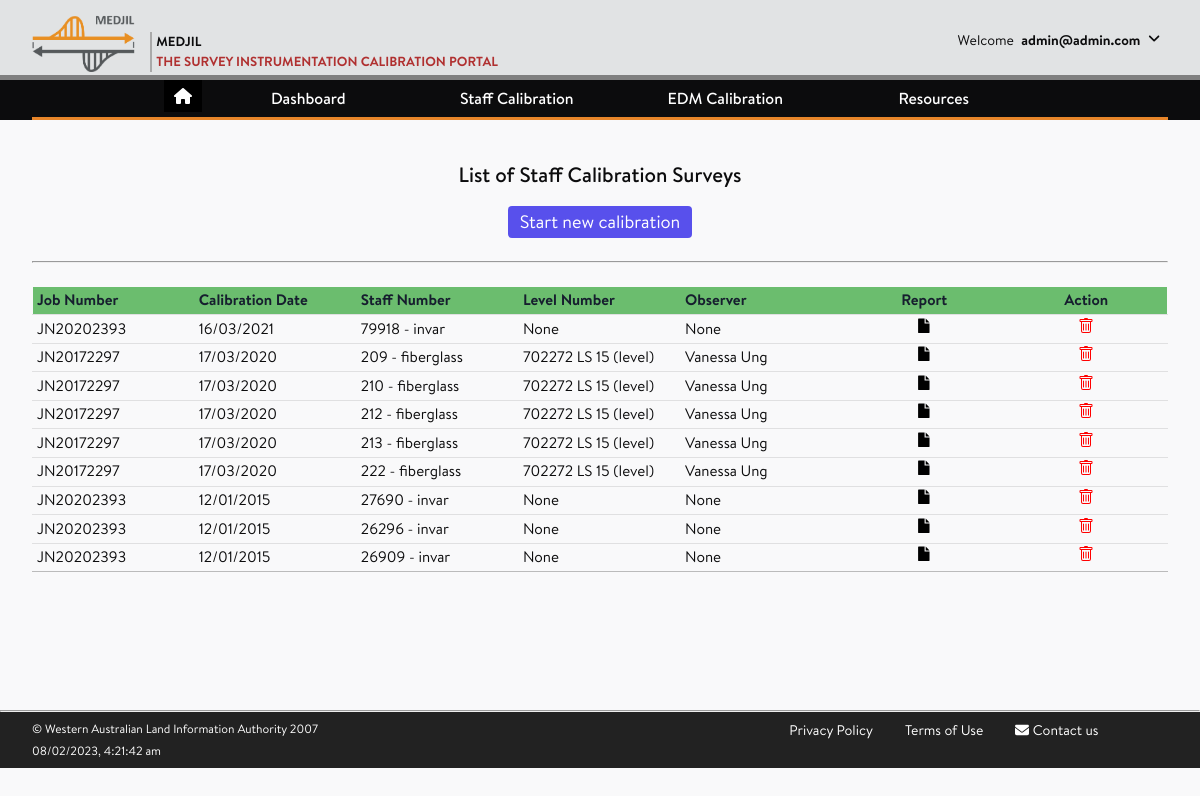
The app's page /staffcalibration/ (signed in) with its own data.
### accounts/models.py (models this page shows, shortened)
class CustomUser(AbstractUser):
    company = models.ForeignKey(
                                Company,
                                on_delete = models.SET_NULL,
                                blank = True,
                                null = True,
    )
    username = None
    email = LowerCaseEmailField(_('email address'),
                                max_length = 150,
                                unique=True,
                                error_messages = {
                                    'unique': _("The user with that email address already exists.")
                                })
    USERNAME_FIELD = 'email'
    REQUIRED_FIELDS = []
    objects = CustomUserManager()

### staffcalibration/models.py (models this page shows, shortened)
class StaffCalibrationRecord(models.Model):
    id = models.UUIDField(primary_key=True, default=uuid.uuid4, help_text='Unique ID for this calibration record')
    site_id = models.ForeignKey(CalibrationSite,
                                    limit_choices_to=Q(site_type = 'staff_range') | Q(site_type = 'staff_lab'),
                                    on_delete = models.RESTRICT,
                                    null = True,
                                    blank = True,
                                    verbose_name = 'Calibration Site')
    job_number = models.CharField(max_length=15,
                                    help_text = "Enter a job number, e.g., JN20222511",
                                    verbose_name = 'Job Number')
    inst_staff = models.ForeignKey(Staff,
                                    null=True,
                                    on_delete = models.RESTRICT,
                                    verbose_name = 'Staff Number')
    inst_level = models.ForeignKey(DigitalLevel,
                                    on_delete = models.RESTRICT,
                                    null = True,
                                    blank = True,
                                    verbose_name = 'Level Number')
    scale_factor = models.FloatField(null=True,
                                        validators = [MinValueValidator(0.99), MaxValueValidator(1.003)],
                                        help_text = "Enter the correction factor provided in the Certificate.",
                                        verbose_name = "Scale Factor")
    grad_uncertainty = models.FloatField(null=True,
                                        blank=True,
                                        validators = [MinValueValidator(0), MaxValueValidator(0.1)],
                                        help_text = "Enter the graduation uncertainty, if provided in the certificate.",
                                        verbose_name = "Graduation Uncertainty")
    standard_temperature = models.FloatField(default=25.0, null = True, help_text = "Temperature at which the Scale Factor is valid.")
    observed_temperature = models.FloatField(null = True, blank=True, help_text = "Average temperature observed during the observation.")
    field_file = models.FileField(upload_to = get_upload_to_fieldfile,
                                        null=True,
                                        blank=True,
                                        help_text = 'Upload the ASCII file generated by the level instrument',
                                        verbose_name= 'Field Data')
    field_book = models.FileField(upload_to = get_upload_to_fieldbook,
                                        null=True,
                                        blank=True,
                                        help_text = 'Upload the field book in pdf/jpg/tif format',
                                        verbose_name= 'Field Book')
    observer_isme = models.BooleanField(default=False, verbose_name = "I am the Observer")
    observer = models.CharField(max_length=50, null=True, blank=True)
    calibration_date = models.DateField(help_text = "Date of observation/measurement taken.",
                                        null=True)
    calibration_report = models.FileField(upload_to = get_upload_to_calibreport,
                                    null=True,
                                    blank=True,
                                    help_text = "Calibration report/certificate in pdf/jpg/tif format.",
                                    verbose_name= 'Calibration certificate')
    created_on = models.DateTimeField(auto_now_add=True, null=True)
    modified_on = models.DateTimeField(auto_now=True, null=True)
    class Meta:
        ordering = ['inst_staff', 'calibration_date']
        unique_together = ['job_number', 'inst_staff', 'calibration_date']

### instruments/models.py (models this page shows, shortened)
class Staff(models.Model):
    staff_model = models.ForeignKey(InstrumentModel,
                                    limit_choices_to={'inst_type__exact': 'staff'},
                                    on_delete = models.CASCADE, null = True)
    staff_owner = models.ForeignKey(Company, on_delete = models.SET_NULL, null = True)
    staff_number = models.CharField(max_length=15,
                                    help_text="Enter the instrument number")
    staff_types = (
                ( None, 'Select one of the following'),
                ('invar','Invar'),
                ('fiberglass','Fiber glass'),
                ('wood','Wood'),
                ('aluminium','Aluminium'),
                ('steel','Steel'),
                ('epoxy','Carbon/epoxy'),
                ('e_glass','E-glass'),
                ('s2_glass','S2-glass'),)
    staff_type = models.CharField(max_length=10,
                 choices=staff_types)
    staff_length = models.FloatField(
                                    validators = [MinValueValidator(1.0), MaxValueValidator(5.0)],
                                    help_text="Staff length in meters",
                                    verbose_name = "Staff length (in metres)")
    thermal_coefficient =  models.FloatField(
                                    null=True,
                                    validators = [MinValueValidator(-100), MaxValueValidator(100)],
                                    help_text="Coefficient of expansion in ppm units- e.g., Fibreglass: 10.0, Carbon: 3.0",
                                    verbose_name = "CoE (in ppm)")
    created_on = models.DateTimeField(auto_now_add=True, null=True)
    modified_on = models.DateTimeField(auto_now=True, null=True)
    class Meta:
        unique_together = ['staff_number', 'staff_owner']
        ordering= ['staff_number']
    def __str__(self):
        return f'{self.staff_number} - {self.staff_type}'

class DigitalLevel(models.Model):
    level_owner = models.ForeignKey(Company, on_delete = models.SET_NULL, null = True)
    level_number = models.CharField(max_length=15, validators=[MinLengthValidator(4)],
                                    help_text="Enter the instrument number")
    level_model = models.ForeignKey(InstrumentModel,
                                    limit_choices_to={'inst_type__exact': 'level'},
                                    on_delete = models.CASCADE, null = True)
    created_on = models.DateTimeField(auto_now_add=True, null=True)
    modified_on = models.DateTimeField(auto_now=True, null=True)
    class Meta:
        ordering = ['level_number','level_model']
        unique_together = ['level_number', 'level_owner']
    def __str__(self):
        return f'{self.level_number} {self.level_model}'

class InstrumentModel(models.Model):
    inst_types = (
                ( None, 'Select one of the following'),
                ('edm','Total Station EDM'),
                ('prism','Prism'),
                ('level','Digital Level'),
                ('staff','Barcoded Staff'),
                ('baro','Barometer'),
                ('thermo','Thermometer'),
                ('hygro','Hygrometer'),
                ('psy','Psychrometer'),
                ('others','Others'),)
    inst_type = models.CharField(max_length=6,
                 choices=inst_types,
                 verbose_name= 'instrument type',
                 null = True)
    make = models.ForeignKey(InstrumentMake, on_delete = models.CASCADE, null = True)
    model = models.CharField(max_length=25, validators=[MinLengthValidator(3)], help_text="e.g., LS15, DNA03, TS30, S9, SX12, GT-1200/600")
    class Meta:
        ordering = ['inst_type','make','model']
        unique_together = ('inst_type','make','model')
    def __str__(self):
        return f'{self.model} ({self.inst_type})'

### staffcalibration/views.py (the view)
# urls.py: path('', views.HomeView.as_view(), name='home'),
class HomeView(generic.ListView):
    model = StaffCalibrationRecord
    paginate_by = 25
    template_name = 'staffcalibration/staff_calibration_home.html'
    ordering = ['-calibration_date']

### staffcalibration/templates/staffcalibration/staff_calibration_home.html (shortened to what this page needs)
{% extends 'base_generic.html' %}
{% load static %}
{% block content %}
<article class="post">
    <div class="post-content">
      <br>
      <h2 class="text-center">List of Staff Calibration Surveys</h2>
      <div class="mt-2 flex justify-center">
        <a href="{% url 'staffcalibration:calibrate' %}" class="px-3 py-2 border border-transparent text-lg leading-4 rounded text-white bg-indigo-600 hover:bg-indigo-500 focus:outline-none focus:shadow-outline transition duration-150 ease-in-out">
            Start new calibration
        </a>
      </div>
      <br>
      {% if user.is_authenticated %}
      <hr>
      <br>
      	<table style="table-layout: fixed; width: 100%">
      		<tr>
      			<th class="text-left font-semibold text-base text-gray-900">Job Number</th>
  	    		<th class="text-left font-semibold text-base text-gray-900">Calibration Date</th>
  	    		<th class="text-left font-semibold text-base text-gray-900">Staff Number</th>
  	    		<th class="text-left font-semibold text-base text-gray-900">Level Number</th>
  	    		<th class="text-left font-semibold text-base text-gray-900">Observer</th>
  	    		<th class="text-center font-semibold text-base text-gray-900">Report</th>
            <th class="text-center font-semibold text-base text-gray-900">Action</th>
      		</tr>
          {% if object_list %}
        		{% for item in object_list %}
          		<tr>
          			<td class="font-regular text-left"> {{ item.job_number }}</td>
      	    		<td class="font-regular text-left"> {{ item.calibration_date|date:"d/m/Y" }} </td>
      	    		<td class="font-regular text-left"> {{ item.inst_staff }} </td>
      	    		<td class="font-regular text-left"> {{ item.inst_level }} </td>
      	    		<td class="font-regular text-left"> {{ item.observer }} </td>
      	    		<td class="font-regular text-center">
                  <a class="px-2" href="{% url 'staffcalibration:print_report' item.id %}" target="_blank" rel="noopener noreferrer">
                  </a>
                </td>
                <td class="font-regular text-center">
                  <a class="px-2" href="{% url 'staffcalibration:delete_record' item.id %}" onclick="return confirmation()">
                  </a>
                </td>
              </tr>
            {% endfor %}
          {% else %}
          <tr>
            <td colspan="6">There is currently no staff calibration record! Select the 'Add new calibration' button to start new calibration.</td>
          </tr>
          {% endif %}
      	</table>
      </div>
      {% endif %}
      <br>
</article>
{% endblock content %}

### templates/base_generic.html (shortened to what this page needs)
{% load static %}
<!DOCTYPE html>
<html lang="en">
<head>
    <link rel="stylesheet" href="https://cdnjs.cloudflare.com/ajax/libs/font-awesome/6.2.0/css/all.min.css" />
    <link rel="stylesheet" href="{% static 'main.css' %}">
    <link rel="stylesheet" href="{% static 'fonts/stylesheet.css' %}">
    <link rel="stylesheet" href="{% static 'style_ib.css' %}">
</head>
<body>
    <div class="page-wrap">
    <header class="page-header">
        <div class="wrapper">
            <div class="header-wrapper">
                <a class="header-logo" href="{% url 'home' %}">
                    <img src="{% static 'logo.png' %}" alt="Medjil">
                    <p>
                        <span>Medjil</span>
                        <span>The Survey Instrumentation Calibration Portal</span>
                    </p>
                </a>
                <div class="header-userinfo">
                        <div>
                            <span>Welcome</span>
                                {% if user.is_authenticated %}
                                    {% if not user.first_name %}
                                        <span><strong> {{ user.email }}</strong></span>
                                    {% else %}
                                        <span><strong>{{ user.first_name }}</strong></span>
                                    {% endif %}
                                {% endif %}
                                <span>
                                    <a href="#" id="header-toggle"><i class="fas fa-angle-down rotate" aria-hidden="true"></i></a>
                                </span>
                        </div>
                </div>
            </div>
        </div>
    </header>
    <nav class="page-nav">
        <div class="wrapper">
            <ul class="nav-links">
            		<li>
            				<ul>
            						<button class="btn_home"><a href="{% url 'home' %}"><i class="fa fa-home"></i></a></button>
            				</ul>
            		</li>
                <li class="nav-item has-subnav"><a tabindex="0">Dashboard</a>
                </li>
                <li class="nav-item has-subnav"><a tabindex="0">Staff Calibration</a>
                </li>
                <li class="nav-item has-subnav"><a tabindex="0">EDM Calibration </a>
                </li>
                <li class="nav-item has-subnav"><a tabindex="0">Resources</a>
                </li>
            </ul>
        </div>
    </nav>
    <main class="page-content">
        <div class="wrapper">
            {% block content %}
            {% endblock content %}
        </div>
    </main>
    <hr>
    <footer class="page-footer">
        <div class="wrapper">
            <div class="footer-row3">
                <div class="policy-col-1">
                    <a href="{% url 'terms' %}">Privacy Policy</a>
                    <a href="{% url 'terms' %}">Terms of Use</a>
                    <a href="mailto:geodesy@landgate.wa.gov.au"><i class="fas fa-envelope"></i> <span>Contact us</span></a>
                </div>
                <div class="policy-col-2">
                      <p>&#169; Western Australian Land Information Authority 2007</p>
                      <span id="current_time"></span>
                </div>
            </div>
        </div>
    </footer>
</body>
</html>

### assets/style_ib.css (style rules this page uses)
.btn_home { background-color: Black; border: none; color: White; cursor: pointer; }

### records on screen
CustomUser: email "admin@admin.com"
StaffCalibrationRecord: job_number "JN20202393", calibration_date "16/03/2021", inst_staff "79918 - invar", inst_level "None", observer "None"
StaffCalibrationRecord: job_number "JN20172297", calibration_date "17/03/2020", inst_staff "209 - fiberglass", inst_level "702272 LS 15 (level)", observer "Vanessa Ung"
StaffCalibrationRecord: job_number "JN20172297", calibration_date "17/03/2020", inst_staff "210 - fiberglass", inst_level "702272 LS 15 (level)", observer "Vanessa Ung"
StaffCalibrationRecord: job_number "JN20172297", calibration_date "17/03/2020", inst_staff "212 - fiberglass", inst_level "702272 LS 15 (level)", observer "Vanessa Ung"
StaffCalibrationRecord: job_number "JN20172297", calibration_date "17/03/2020", inst_staff "213 - fiberglass", inst_level "702272 LS 15 (level)", observer "Vanessa Ung"
StaffCalibrationRecord: job_number "JN20172297", calibration_date "17/03/2020", inst_staff "222 - fiberglass", inst_level "702272 LS 15 (level)", observer "Vanessa Ung"
StaffCalibrationRecord: job_number "JN20202393", calibration_date "12/01/2015", inst_staff "27690 - invar", inst_level "None", observer "None"
StaffCalibrationRecord: job_number "JN20202393", calibration_date "12/01/2015", inst_staff "26296 - invar", inst_level "None", observer "None"
StaffCalibrationRecord: job_number "JN20202393", calibration_date "12/01/2015", inst_staff "26909 - invar", inst_level "None", observer "None"
